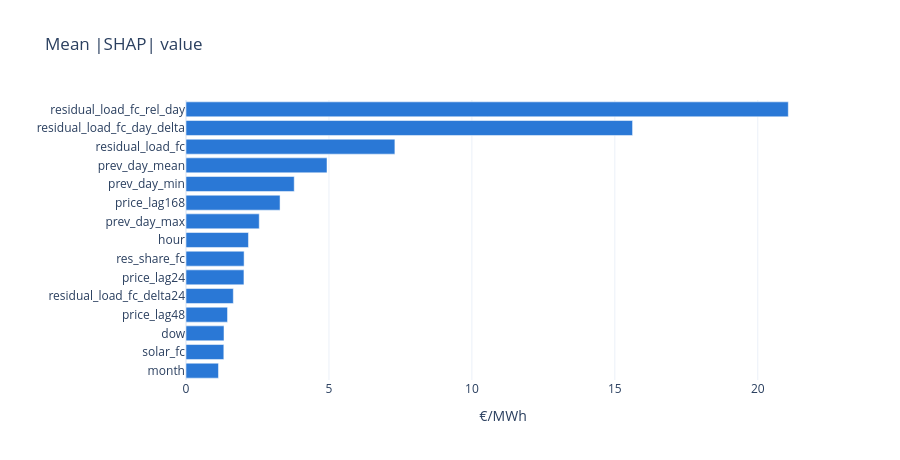

Notebook code for this chart:
### Markdown cell above
## Global importance

### Code cell
imp = explain.importance(shap, cfg)
plots.shap_importance(imp)

### Figure 1 — Plotly figure (JSON) as saved in the notebook; plotly's stock layout.template omitted (floating-point values rounded to 4 significant figures)
{"data": [{"hovertemplate": "%{y}: %{x:.1f} €/MWh", "legendgroup": "", "marker": {"color": "#2a78d6", "pattern": {"shape": ""}}, "name": "", "orientation": "h", "showlegend": false, "textposition": "auto", "type": "bar", "x": [1.136, 1.323, 1.329, 1.452, 1.655, 2.027, 2.032, 2.185, 2.562, 3.29, 3.786, 4.932, 7.307, 15.62, 21.07], "xaxis": "x", "y": ["month", "solar_fc", "dow", "price_lag48", "residual_load_fc_delta24", "price_lag24", "res_share_fc", "hour", "prev_day_max", "price_lag168", "prev_day_min", "prev_day_mean", "residual_load_fc", "residual_load_fc_day_delta", "residual_load_fc_rel_day"], "yaxis": "y"}], "layout": {"barmode": "relative", "height": 460, "legend": {"tracegroupgap": 0}, "title": {"text": "Mean |SHAP| value"}, "xaxis": {"anchor": "y", "domain": [0, 1], "title": {"text": "€/MWh"}}, "yaxis": {"anchor": "x", "domain": [0, 1], "title": {"text": ""}}}}
